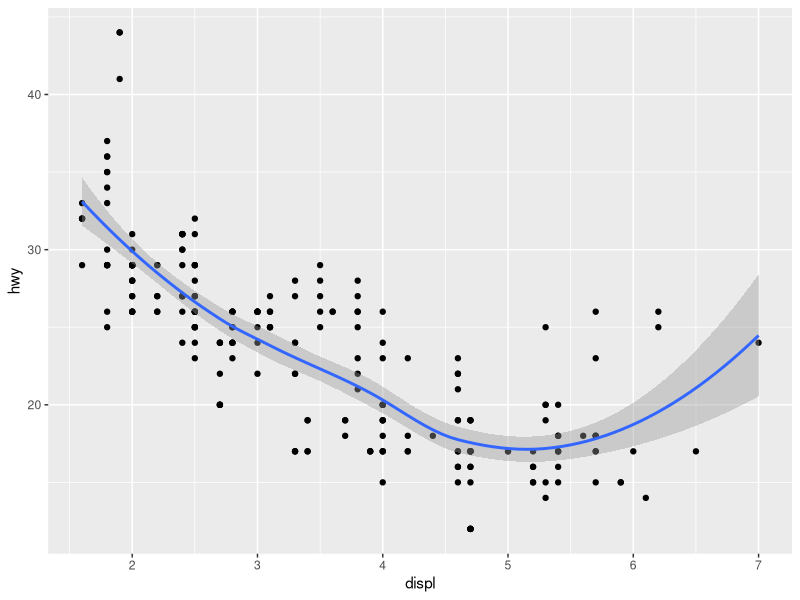
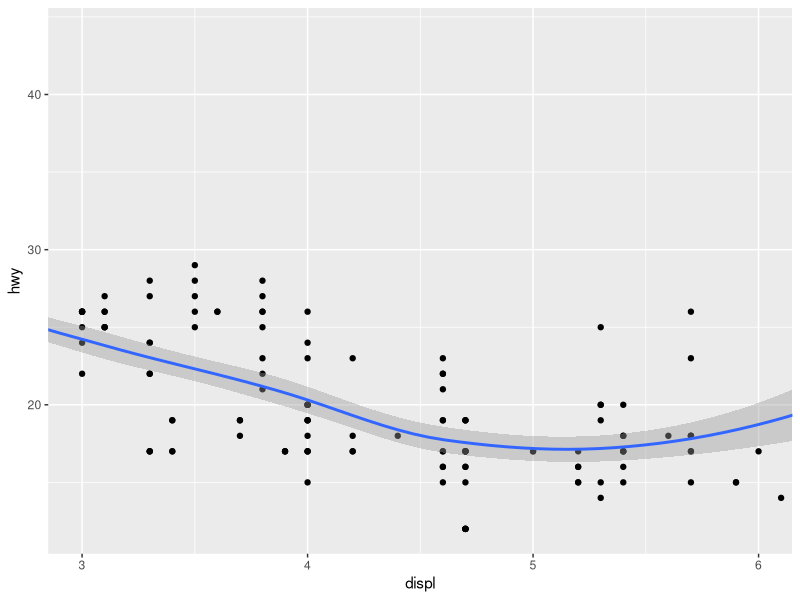
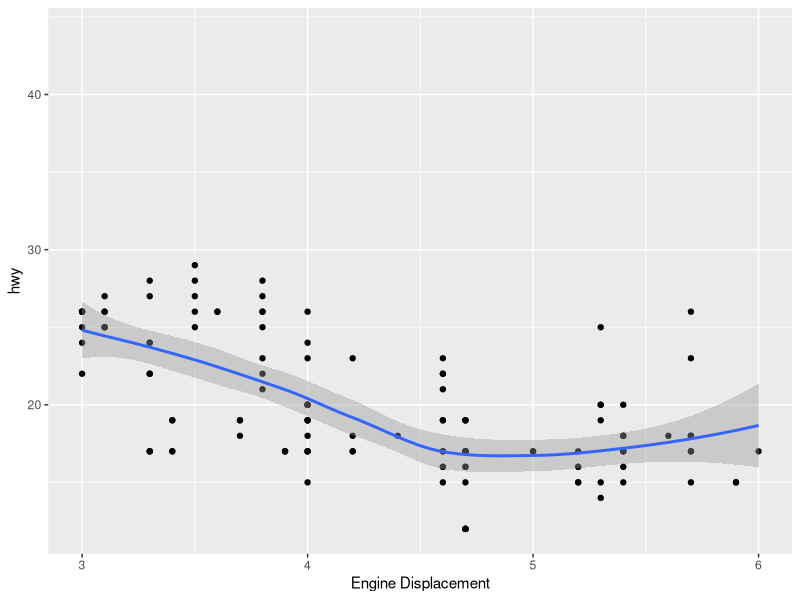
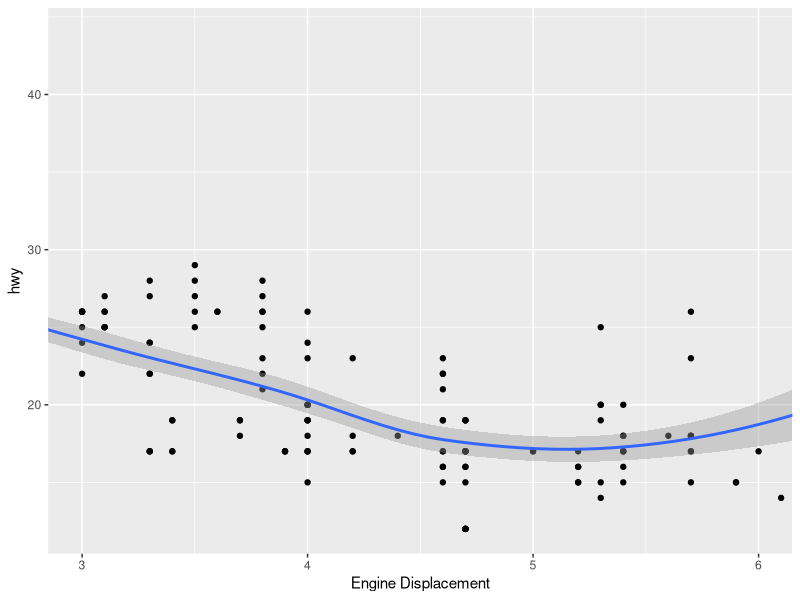
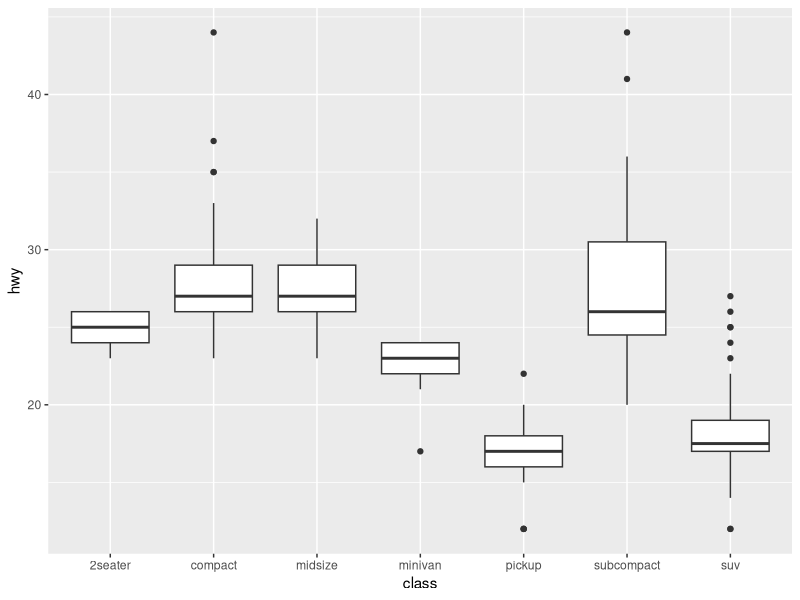
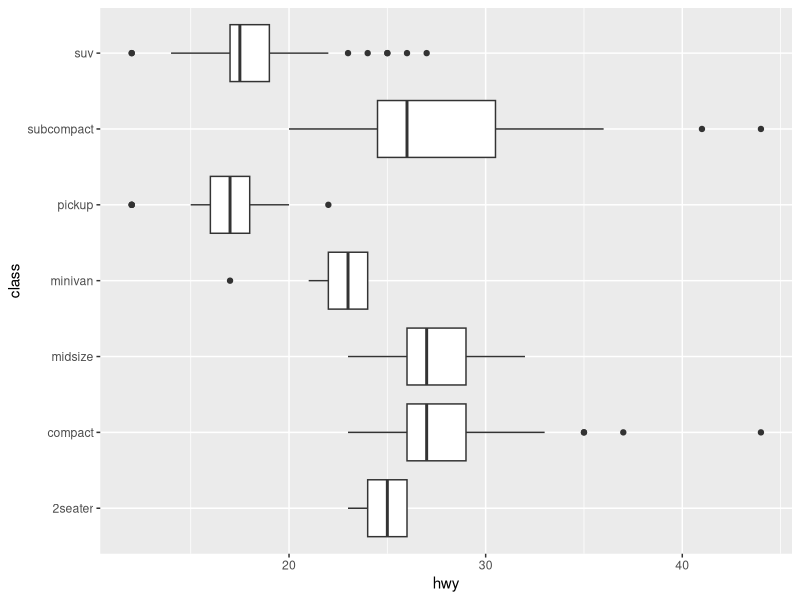
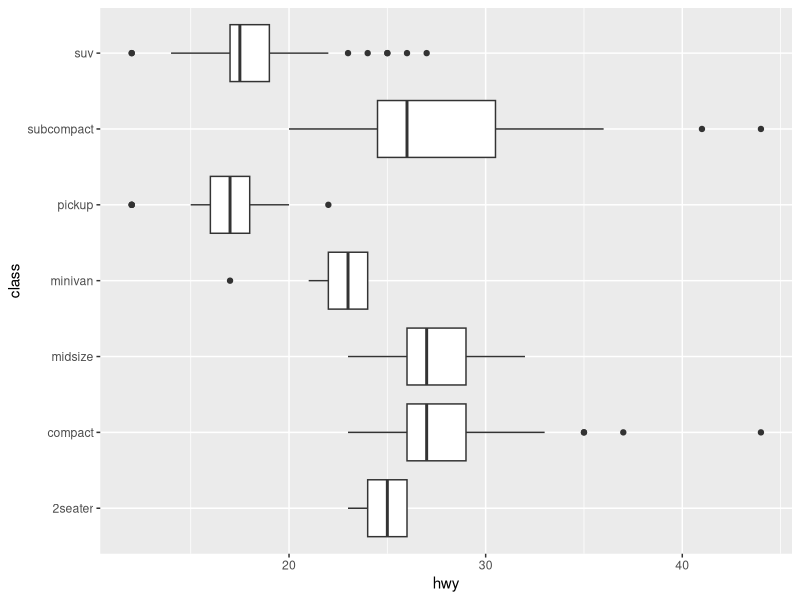
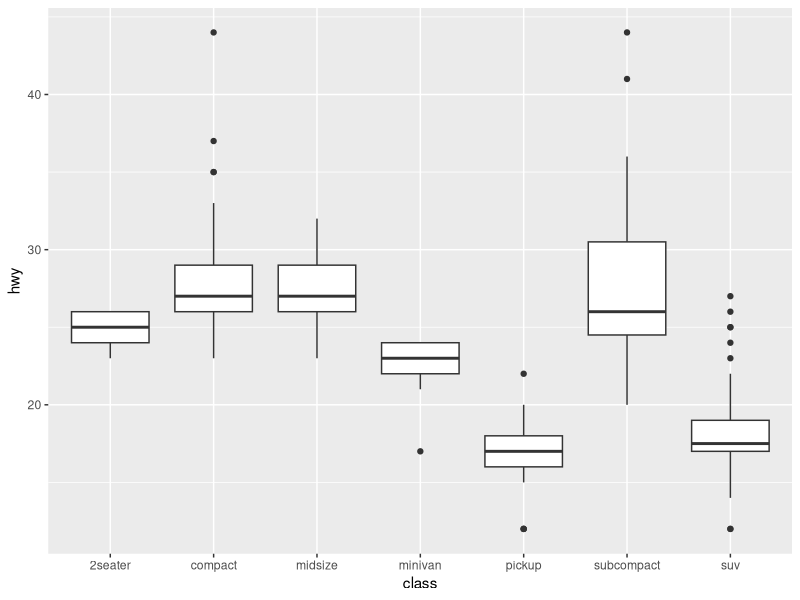

The R source for these figures, in order:
library(tidyverse)

#세팅과 매핑의 정확히 차이 알아둘 것.

p <- ggplot(mpg, aes(x = displ, y = hwy)) +
  geom_point() +
  geom_smooth()

p

p + coord_cartesian(xlim = c(3,6))

p + xlim(3, 6) + xlab("Engine Displacement")

p + coord_cartesian(xlim = c(3,6)) +
  xlab("Engine Displacement")

p1 <- ggplot(mpg, aes(x = class, y = hwy)) +
  geom_boxplot()

p1

p1 + coord_flip()

p2 <- ggplot(mpg, aes(x = hwy, y = class)) +
  geom_boxplot()

p2

p2 + coord_flip()

mpg %>% 
  ggplot(aes(x = "", y = hwy)) +
  geom_boxplot() +
  xlab(NULL)

mpg %>% 
  ggplot(aes(x = hwy, y = "")) +
  geom_boxplot() +
  ylab(NULL)

b2 <- ggplot(mpg, aes(x = "", fill = class)) +
  geom_bar(width = 1) +
  labs(x = "", y = "")
# width = 1이 없어도 그래프가 만들어지긴 함.
b2 

b2 + coord_polar(theta = "y")

# 각 조각의 각도 : 막대의 높이에 비례
# 각 조각의 반지름 : 막대의 폭에 비례

b2 + coord_polar(theta = "y") +
  theme_void()

b2 + coord_polar() +
  theme_void()
